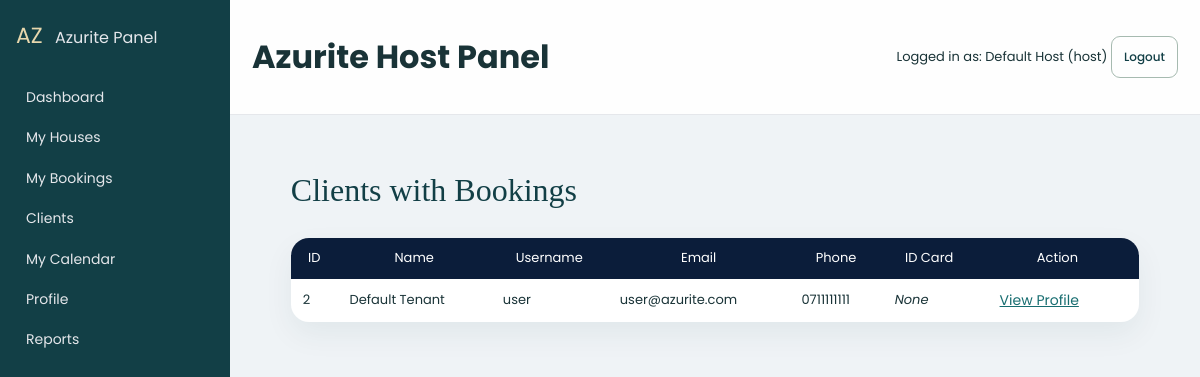
/public/host/clients.php (signed in), run on the app's committed database.
### tables this page shows
CREATE TABLE users (
  id INT AUTO_INCREMENT PRIMARY KEY,
  full_name VARCHAR(150) NOT NULL,
  username VARCHAR(80) NOT NULL UNIQUE,
  email VARCHAR(150) NOT NULL UNIQUE,
  phone VARCHAR(30),
  password_md5 VARCHAR(255) NOT NULL,
  role ENUM('admin','host','tenant') NOT NULL DEFAULT 'tenant',
  id_card_path VARCHAR(255),
  avatar_path VARCHAR(255),
  is_active TINYINT(1) NOT NULL DEFAULT 1,
  created_at DATETIME DEFAULT CURRENT_TIMESTAMP
);

### includes/helpers.php (called while the page is built, shortened)
<?php
function e($str) {
    return htmlspecialchars((string)($str ?? ''), ENT_QUOTES | ENT_SUBSTITUTE, 'UTF-8');
}

### public/host/clients.php (the view, shortened to what this page needs)
<?php
require_once __DIR__ . '/../../includes/db.php';
require_once __DIR__ . '/../../includes/helpers.php';
$hostId = $_SESSION['user']['id'];
$stmt = $pdo->prepare("
    SELECT DISTINCT u.id, u.full_name, u.username, u.email, u.phone, u.role, u.created_at, u.id_card_path
    FROM users u
    JOIN bookings b ON u.id = b.tenant_id
    JOIN rooms r ON b.room_id = r.id
    WHERE u.role = 'tenant'
      AND r.owner_id = :hostId
    ORDER BY u.created_at DESC
");
$stmt->execute([':hostId' => $hostId]);
$users = $stmt->fetchAll(PDO::FETCH_ASSOC);
include __DIR__ . '/../../includes/host_header.php';
?>
<div class="section-heading">
  <h2>Clients with Bookings</h2>
</div>
<?php if (empty($users)): ?>
    <p class="p-4" style="color:#666; font-style:italic;">No clients have booked your houses yet.</p>
<?php else: ?>
    <table class="table">
    <thead>
    <tr>
        <th>ID</th>
        <th>Name</th>
        <th>Username</th>
        <th>Email</th>
        <th>Phone</th>
        <th>ID Card</th>
        <th>Action</th>
    </tr>
    </thead>
    <tbody>
    <?php foreach ($users as $u): ?>
    <tr>
        <td><?php echo $u['id']; ?></td>
        <td><?php echo e($u['full_name']); ?></td>
        <td><?php echo e($u['username']); ?></td>
        <td><?php echo e($u['email']); ?></td>
        <td><?php echo e($u['phone']); ?></td>
        <td>
            <?php if ($u['id_card_path']): ?>
                <img src="<?php echo e(public_base()); ?>document.php?file=<?php echo $u['id_card_path']; ?>" width="60">
            <?php else: ?>
                <em>None</em>
            <?php endif; ?>
        </td>
        <td>
            <a href="client_view.php?id=<?php echo $u['id']; ?>" class="btn-secondary" style="padding:6px 12px;font-size:14px;">View Profile</a>
        </td>
    </tr>
    <?php endforeach; ?>
    </tbody>
    </table>
<?php endif; ?>
<?php include __DIR__ . '/../../includes/host_footer.php'; ?>

### public/assets/css/style.css (style rules this page uses)
body { font-family: "Poppins", sans-serif !important; color: #444444; width: 100%; height: calc(100%); overflow-x: hidden; background: #eff3f6 !important; }
a { color: #1977cc; }
th { font-weight: 400 !important; }

### public/assets/css/modern.css (style rules this page uses)
:root { --az-primary:#0B1D3A; --az-primary-soft:#1C6DD0; --az-bg:#f5f7fb; --az-card-bg:#ffffff; --az-muted:#6b7280; --az-radius:18px; --az-shadow:0 18px 40px rgba(15,23,42,.18); }
body { font-family:'Poppins',system-ui,-apple-system,Segoe UI,Roboto,sans-serif; background:linear-gradient(135deg,#f5f7fb,#ecf2ff); color:#111827; }
.section-heading { display:flex; justify-content:space-between; align-items:center; margin:24px 0 14px; }
.section-heading h2 { margin:0; font-size:22px; }
.table { width:100%; border-collapse:separate; border-spacing:0; margin:16px 0 32px; border-radius:18px; overflow:hidden; box-shadow:var(--az-shadow); background:#fff; }
.table th, .table td { padding:10px 12px; font-size:13px; }
.table thead { background:#0B1D3A; color:#fff; }
.admin-body { background:linear-gradient(135deg,#e5ecff,#f8fafc); }

### public/assets/css/polish.css (style rules this page uses)
:root { --az-primary:#123f46; --az-primary-soft:#1d7377; --az-bg:#f7f8f4; --az-muted:#637373; --az-shadow:0 12px 30px #163b4010 }
* { box-sizing:border-box }
body { margin:0; background:#f7f8f4; color:#193337; font-family:Inter,Segoe UI,system-ui,sans-serif; line-height:1.6 }
a { color:#176d70 }
.section-heading { margin:32px 0 22px }
.section-heading h2 { font-family:Georgia,serif; font-size:32px; font-weight:500; color:#123f46 }
table { max-width:100% }
.admin-body { background:#f7f8f4 }

### data on the page
users: id "2", full_name "Default Tenant", username "user", email "user@azurite.com", phone "0711111111", shows "None"

### other printed values
$host['full_name'] "Default Host"
$host['role'] "host"
